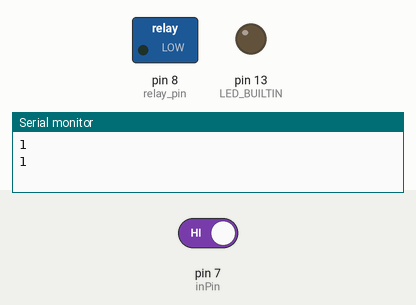
This sketch was run on a simulated Arduino Uno, built with avr-gcc and run on an emulated ATmega328P. Shown: switched loads named in the sketch (green lamp = pin HIGH), output pins drawn as LEDs (lit = HIGH), the last lines printed to the serial monitor. Inputs (shaded band) come from the test bench; at power-on: pin 7 (inPin) HIGH.

Above: at 2.0 s.
2.1 s: pin 7 (inPin) driven LOW
At 13.4 s:
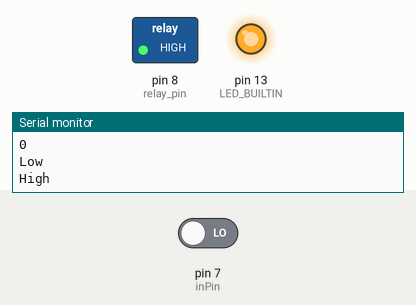
Timing chart, 0 to 14.5 s (numbered marks = the images above; inputs shaded):
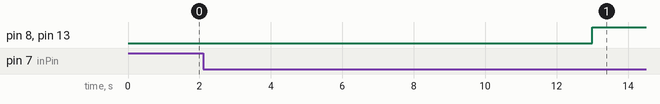

Measured:
- after the input at 2.1 s, pin 8 (relay_pin), pin 13 (LED_BUILTIN): LOW → HIGH after 10.9 s

The sketch:

SynchronizeUVSpectralis.ino
```cpp
 /*
  Cycle LED Power

Turns on UV LED connected to pin 8 through a relay switch
when the user presses the foot pedal connected to pin 7

  Nripun Sredar
  nsredar@stanford.edu
*/

// Can change START *****************
int number_of_cycles = 3;

int start_delay_time_in_ms = 10000;

int high_time_in_ms = 20000;
int low_time_in_ms = 30000;

String startString = "Start";
String stopString = "Stop";
// Can change STOP *****************


// **** DO NOT CHANGE AFTER HERE ***********

int inPin = 7;   // choose the input pin (for a pushbutton)
int val = 0;     // variable for reading the pin status

String inputString = "";         // a String to hold incoming data
bool cycleLED = false;  // whether the string is complete
int relay_pin = 8; // Do not change
int counter = 0;


void setup() {
  pinMode(LED_BUILTIN, OUTPUT);
  pinMode(relay_pin, OUTPUT);
  // initialize serial:
  Serial.begin(9600);
  // reserve 200 bytes for the inputString:
  inputString.reserve(200);
}

void loop() {
  // print the string when a newline arrives:
  val = digitalRead(inPin);  // read input value
  if(val == 0){
    cycleLED = true;
  }

  Serial.println(val);
  if (cycleLED && counter ==0) {
    digitalWrite(LED_BUILTIN, LOW);// turn the builtin LED on (HIGH is the voltage level)
    Serial.println("Low");
    digitalWrite(relay_pin, LOW);  // turn the LED on (HIGH is the voltage level)
    delay(start_delay_time_in_ms);         // wait for a few milliseconds
    counter = counter + 1;
  }

  if (cycleLED && counter < number_of_cycles) {
    digitalWrite(LED_BUILTIN, HIGH);// turn the builtin LED on (HIGH is the voltage level)
    Serial.println("High");
    digitalWrite(relay_pin, HIGH);  // turn the LED on (HIGH is the voltage level)
    delay(high_time_in_ms);         // wait for a few milliseconds

    digitalWrite(LED_BUILTIN, LOW);// turn the builtin LED on (LOW is the voltage level)
    Serial.println("Low");
    digitalWrite(relay_pin, LOW);  // turn the LED on (LOW is the voltage level)
    delay(low_time_in_ms);         // wait for a few milliseconds

    counter = counter + 1;
  }
  if(!cycleLED || counter == number_of_cycles)
  {
   digitalWrite(LED_BUILTIN, LOW);// turn the builtin LED on (LOW is the voltage level)
//   Serial.println("OFF");
   digitalWrite(relay_pin, LOW);  // turn the LED on (LOW is the voltage level)
   delay(1000);         // wait for a few milliseconds
  }
}

/*
  SerialEvent occurs whenever a new data comes in the hardware serial RX. This
  routine is run between each time loop() runs, so using delay inside loop can
  delay response. Multiple bytes of data may be available.
*/
void serialEvent() {
  while (Serial.available()) {
    // get the new byte:
    char inChar = (char)Serial.read();

    // add it to the inputString:
    inputString += inChar;
    // if the incoming character is a newline, set a flag so the main loop can
    // do something about it:
    if (inChar == '\n' && inputString == startString+"\n") {
      Serial.println("Low");
      inputString = "";
      delay(start_delay_time_in_ms);
      cycleLED = false;
      counter = 0;
    }
    else if(inChar == '\n' && inputString == stopString+"\n") {
      cycleLED = false;
      inputString = "";
    }
    if (inChar == '\n')
    {
      inputString = "";
    }


  }
}
```
